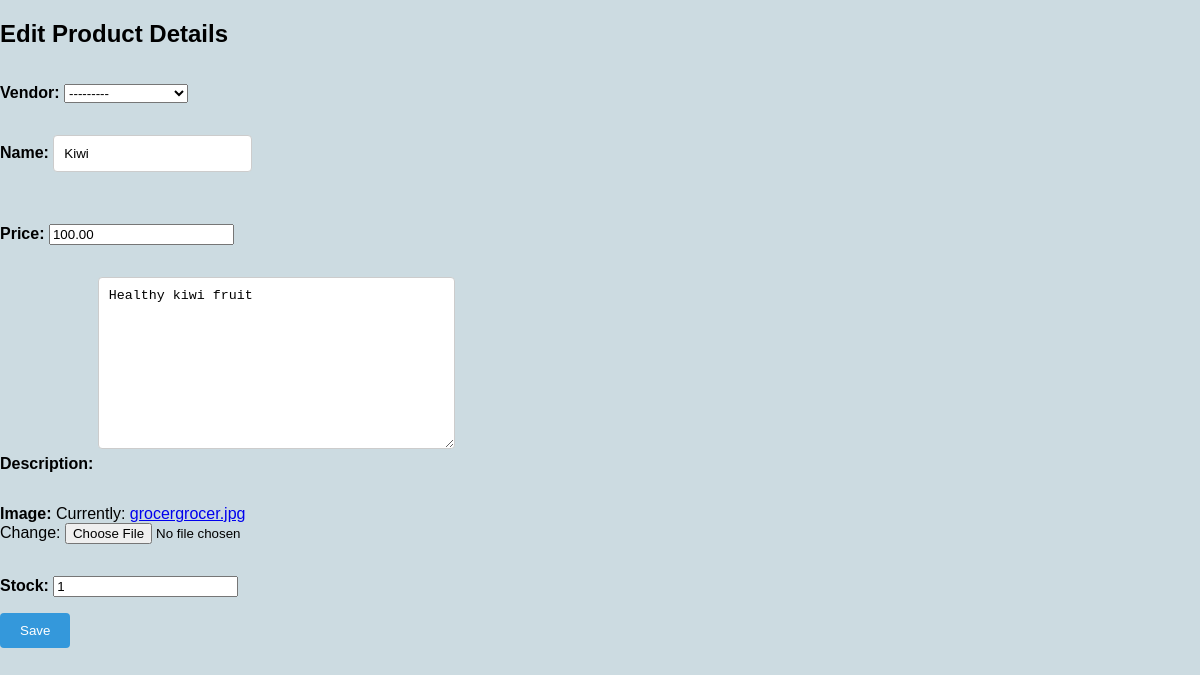
The app's page /inventory/products/edit/1, older data.
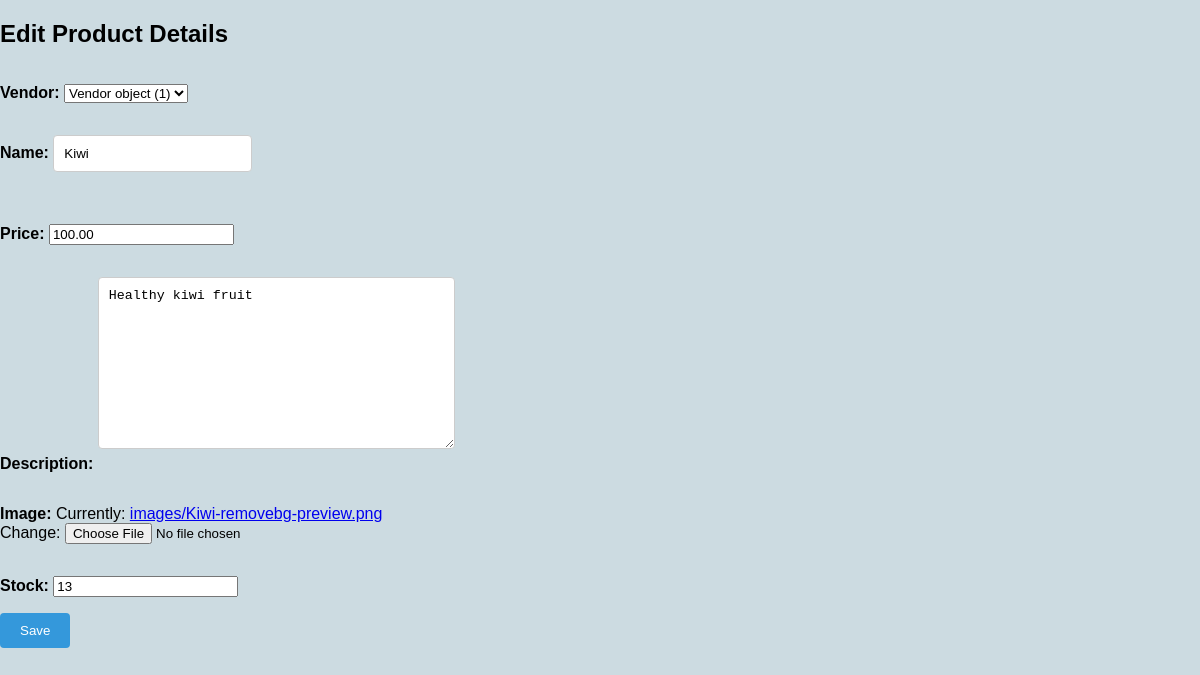
The same page, newer data.
### inventory/models.py (models this page shows)
class Product(models.Model):
    Vendor = models.ForeignKey(Vendor,null=True,on_delete=models.CASCADE)
    name=models.CharField(max_length=32)
    price=models.DecimalField(max_digits=8,decimal_places=2)
    description=models.TextField()
    image=models.ImageField(upload_to='images/')
    date_created=models.DateTimeField(auto_now_add=True)
    date_updated=models.DateTimeField(auto_now=True)
    stock=models.PositiveIntegerField()

### inventory/views.py (the view)
# urls.py: path("products/edit/<int:id>", product_update_view, name = "product_update_view"),
def product_update_view(request, id):
    product = Product.objects.get(id=id)
    if request.method == 'POST':
        form = ProductUploadForm(request.POST, instance=product)
        if form.is_valid():
            form.save()
            return redirect("product_detail_view", id=product.id)
    else:
        form =ProductUploadForm(instance=product)
        return render(request, "inventory/edit_product.html", {'form': form})

### inventory/forms.py
class ProductUploadForm(forms.ModelForm):
    class Meta:
        model = Product
        fields = "__all__"

### templates/inventory/edit_product.html (shortened to what this page needs)
<!DOCTYPE html>
<html lang="en">
<head>
</head>
<body>
    <h2 class="edit">Edit Product Details</h2>
    <form method="POST">
        {{form.as_p}}
        <button type="submit">Save</button>
    </form>
</body>
</html>

Row changes from the older to the newer data that the page shows:
changed Product "Kiwi": Vendor "---------" → "Vendor object (1)"; stock "1" → "13"
Text that changed along with them:
text no longer shown: "Vendor: Name: Price: Description: Image: Currently: grocergrocer.jpg Change: Stock:"
text now shown: "Vendor: Name: Price: Description: Image: Currently: images/Kiwi-removebg-preview.png Change: Stock:"
